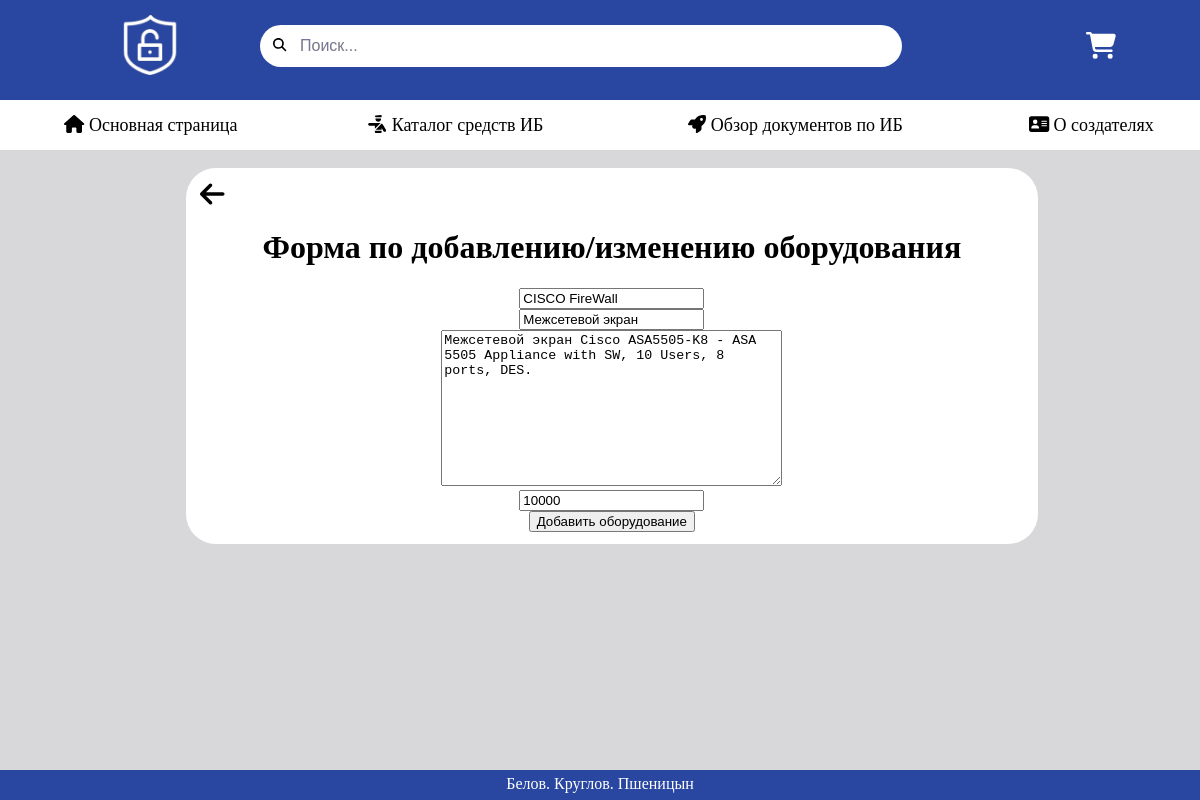
The page /calculator/8/update on the database its author committed.
### calculator/models.py (models this page shows, shortened)
class Equipment(models.Model):
    model_img = models.ImageField(upload_to='img/', default="")
    title = models.CharField('Название', max_length=50)
    type = models.CharField('Вид оборудования', max_length=50)
    description = models.TextField('Описание')
    cost = models.CharField('Цена', max_length=50)
    class Meta:
        verbose_name = 'Equipment'
        verbose_name_plural = 'Equipments'

### calculator/views.py (the view)
# urls.py: path('<int:pk>/update', views.CalculatorUpdateView.as_view(), name='update_equipment'),
class CalculatorUpdateView(UpdateView):
    model = Equipment
    template_name = 'calculator/create.html'
    form_class = EquipmentForm

### calculator/forms.py
class EquipmentForm(ModelForm):
    class Meta:
        model = Equipment
        fields = ['id', 'title', 'type', 'description', 'cost']
        widgets = {
            "title": TextInput(attrs={
                'class': 'form-control',
                'placeholder': "Название"
            }),
            "type": TextInput(attrs={
                'class': 'form-control',
                'placeholder': "Тип"
            }),
            "description": Textarea(attrs={
                'class': 'form-control',
                'placeholder': "Описание"
            }),
            "cost": TextInput(attrs={
                'class': 'form-control',
                'placeholder': "Стоимость"
            }),
        }

### calculator/templates/calculator/create.html (shortened to what this page needs)
{% extends 'main/layout.html' %}
{% load static %}
{% block body_content %}
<div class="features">
    <div class="btn_back">
        <a href="#" onclick="history.back();return false;" class="history-back"><i class="fa-solid fa-arrow-left fa-2xl" style="color: #000000;"></i></a>
    </div>
    <div class="title_all">
        <h1>Форма по добавлению/изменению оборудования</h1>
    </div>
    <br>
    <form method="post">
        {{ form.title }}<br>
        {{ form.type }}<br>
        {{ form.description }}<br>
        {{ form.cost }}<br>
        <button class="btn btn-success" type="submit">Добавить оборудование</button>
        <br>
    </form>
</div>
{% endblock %}

### main/static/main/css/main.css (style rules this page uses)
body { background-color: #D8D7D9; }
main .features { display: inline-block; text-align: center; width: 70%; color: black; background-color: white; border-radius: 30px; font-size: 14px; margin-bottom: 40px; margin-top: 160px; margin-left: 15%; padding: 1%; }
.title_all { display: inline-block; }
.title_all h1 { display: inline-block; font-size: 32px; }
html { scroll-behavior: smooth; }
.btn_back { left: 90%; width: 30px; }

### rows shown on the page
Equipment: title "CISCO FireWall", type "Межсетевой экран", description "Межсетевой экран Cisco ASA5505-K8 - ASA 5505 Appliance with SW, 10 Users, 8 ports, DES.", cost "10000"
